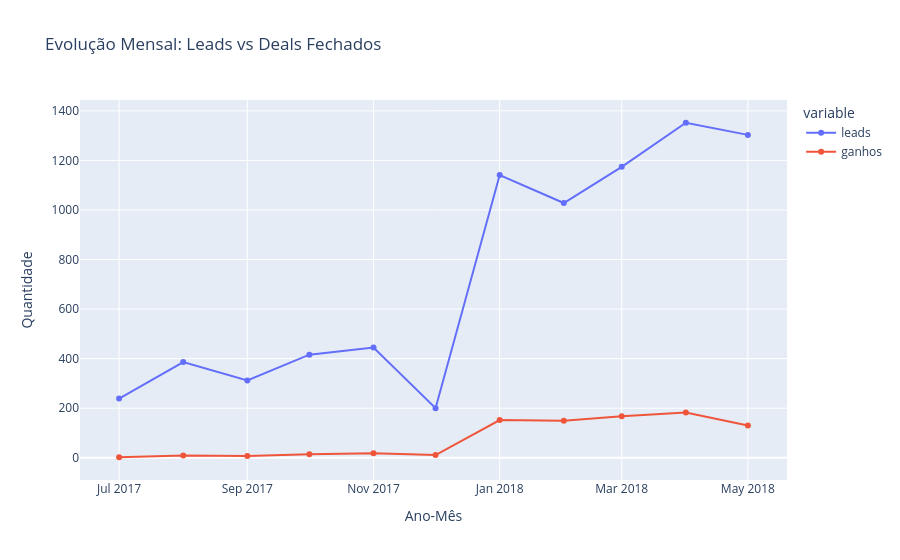
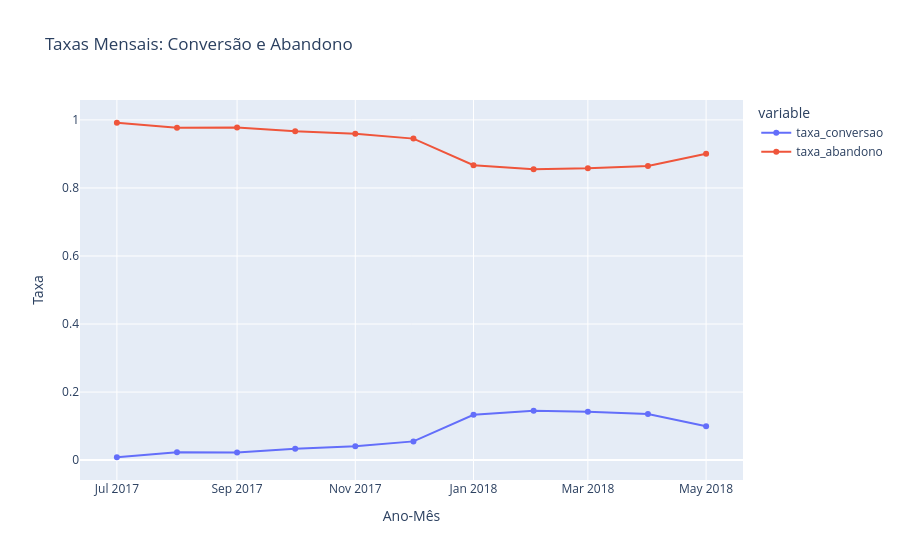

Notebook code for these charts, in order:
### Code cell
fig_vol = px.line(mensal, x='ano_mes', y=['leads', 'ganhos'], title='Evolução Mensal: Leads vs Deals Fechados', markers=True)
fig_vol.update_layout(xaxis_title='Ano-Mês', yaxis_title='Quantidade')
fig_vol.show()

fig_conv = px.line(mensal, x='ano_mes', y=['taxa_conversao', 'taxa_abandono'], title='Taxas Mensais: Conversão e Abandono', markers=True)
fig_conv.update_layout(xaxis_title='Ano-Mês', yaxis_title='Taxa')
fig_conv.show()

### Figure 1 — Plotly figure (JSON) as saved in the notebook; plotly's stock layout.template omitted (floating-point values rounded to 4 significant figures)
{"data": [{"hovertemplate": "variable=leads<br>ano_mes=%{x}<br>value=%{y}<extra></extra>", "legendgroup": "leads", "line": {"color": "#636efa", "dash": "solid"}, "marker": {"symbol": "circle"}, "mode": "lines+markers", "name": "leads", "orientation": "v", "showlegend": true, "type": "scatter", "x": ["2017-07", "2017-08", "2017-09", "2017-10", "2017-11", "2017-12", "2018-01", "2018-02", "2018-03", "2018-04", "2018-05"], "xaxis": "x", "y": [239, 386, 312, 416, 445, 200, 1141, 1028, 1174, 1352, 1303], "yaxis": "y"}, {"hovertemplate": "variable=ganhos<br>ano_mes=%{x}<br>value=%{y}<extra></extra>", "legendgroup": "ganhos", "line": {"color": "#EF553B", "dash": "solid"}, "marker": {"symbol": "circle"}, "mode": "lines+markers", "name": "ganhos", "orientation": "v", "showlegend": true, "type": "scatter", "x": ["2017-07", "2017-08", "2017-09", "2017-10", "2017-11", "2017-12", "2018-01", "2018-02", "2018-03", "2018-04", "2018-05"], "xaxis": "x", "y": [2, 9, 7, 14, 18, 11, 152, 149, 167, 183, 130], "yaxis": "y"}], "layout": {"legend": {"title": {"text": "variable"}, "tracegroupgap": 0}, "title": {"text": "Evolução Mensal: Leads vs Deals Fechados"}, "xaxis": {"anchor": "y", "domain": [0, 1], "title": {"text": "Ano-Mês"}}, "yaxis": {"anchor": "x", "domain": [0, 1], "title": {"text": "Quantidade"}}}}

### Figure 2 — Plotly figure (JSON) as saved in the notebook; plotly's stock layout.template omitted (floating-point values rounded to 4 significant figures)
{"data": [{"hovertemplate": "variable=taxa_conversao<br>ano_mes=%{x}<br>value=%{y}<extra></extra>", "legendgroup": "taxa_conversao", "line": {"color": "#636efa", "dash": "solid"}, "marker": {"symbol": "circle"}, "mode": "lines+markers", "name": "taxa_conversao", "orientation": "v", "showlegend": true, "type": "scatter", "x": ["2017-07", "2017-08", "2017-09", "2017-10", "2017-11", "2017-12", "2018-01", "2018-02", "2018-03", "2018-04", "2018-05"], "xaxis": "x", "y": [0.008368, 0.02332, 0.02244, 0.03365, 0.04045, 0.055, 0.1332, 0.1449, 0.1422, 0.1354, 0.09977], "yaxis": "y"}, {"hovertemplate": "variable=taxa_abandono<br>ano_mes=%{x}<br>value=%{y}<extra></extra>", "legendgroup": "taxa_abandono", "line": {"color": "#EF553B", "dash": "solid"}, "marker": {"symbol": "circle"}, "mode": "lines+markers", "name": "taxa_abandono", "orientation": "v", "showlegend": true, "type": "scatter", "x": ["2017-07", "2017-08", "2017-09", "2017-10", "2017-11", "2017-12", "2018-01", "2018-02", "2018-03", "2018-04", "2018-05"], "xaxis": "x", "y": [0.9916, 0.9767, 0.9776, 0.9663, 0.9596, 0.945, 0.8668, 0.8551, 0.8578, 0.8646, 0.9002], "yaxis": "y"}], "layout": {"legend": {"title": {"text": "variable"}, "tracegroupgap": 0}, "title": {"text": "Taxas Mensais: Conversão e Abandono"}, "xaxis": {"anchor": "y", "domain": [0, 1], "title": {"text": "Ano-Mês"}}, "yaxis": {"anchor": "x", "domain": [0, 1], "title": {"text": "Taxa"}}}}
